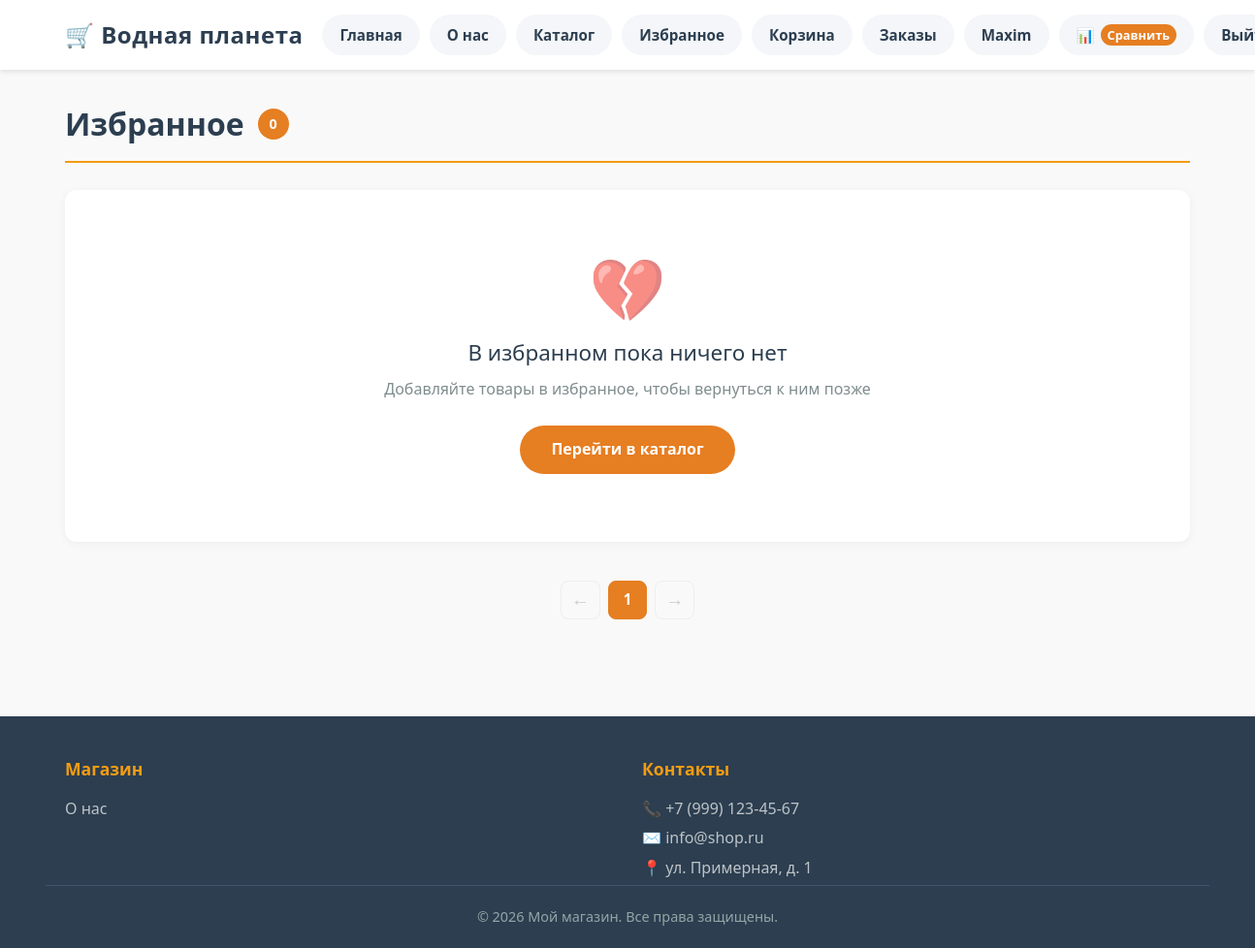
The app's page /products/favorites (signed in), older data.
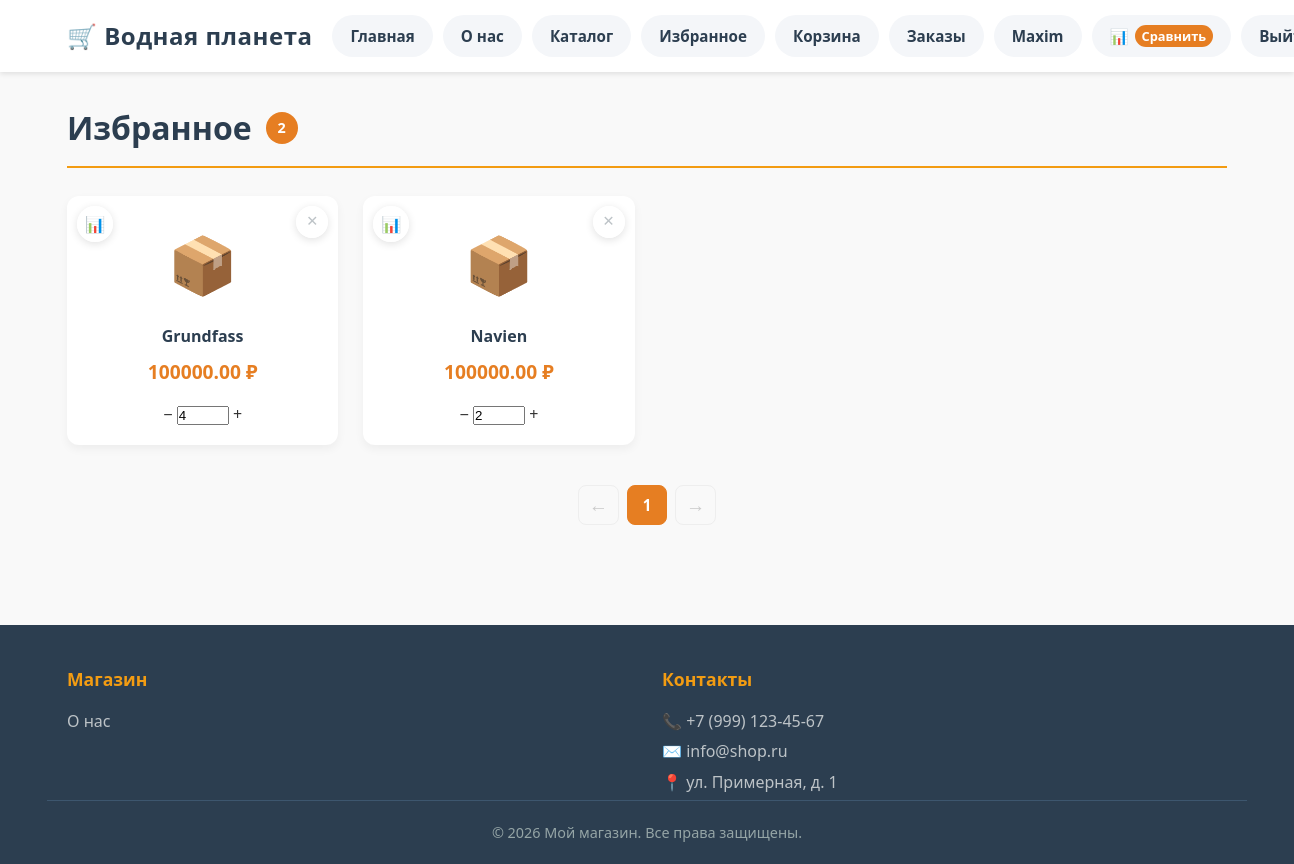
The same page, newer data.
### products/models.py (models this page shows, shortened)
class Favorites(models.Model):
	user = models.ForeignKey(User, on_delete=models.CASCADE)
	product = models.ForeignKey(Product, on_delete=models.CASCADE)
	created_timestamp = models.DateTimeField(auto_now_add=True)

class Product(models.Model):
	name = models.CharField(max_length=128, unique=True)
	image = models.ImageField(upload_to="products_media/", blank=True)
	description = models.TextField(blank=True)
	short_description = models.CharField(max_length=128, blank=True)
	price = models.DecimalField(max_digits=10, decimal_places=2)
	quantity = models.PositiveIntegerField(default=1)
	length = models.PositiveIntegerField()
	width = models.PositiveIntegerField()
	height = models.PositiveIntegerField()
	power = models.PositiveIntegerField(blank=True)
	life = models.PositiveIntegerField()
	category = models.ForeignKey(ProductCategory, on_delete=models.CASCADE)

class Baskets(models.Model):
	user = models.ForeignKey(User, on_delete=models.CASCADE)
	product = models.ForeignKey(Product, on_delete=models.CASCADE)
	quantity = models.PositiveIntegerField(default=0)
	created_timestamp = models.DateTimeField(auto_now_add=True)

### products/views.py (the view)
# urls.py: path('favorites', favorites, name='favorites'),
@login_required
def favorites(request, page_number=1):
	favoritess = Favorites.objects.filter(user=request.user)
	total_quantity = len(favoritess)
	context = {
		'title': 'Избранное',
		'total_quantity': total_quantity,
		'baskets': [basket.product for basket in Baskets.objects.filter(user=request.user)],
		'bask': Baskets.objects.filter(user=request.user),
		'comp': [compare.product for compare in Compare.objects.filter(user=request.user)],
		'compares': Compare.objects.filter(user=request.user),
	}
	favorite = Favorites.objects.filter(user=request.user)
	pagination = Paginator(favorite, 10)
	products_paginator = pagination.page(page_number)
	context.update({
		'favorites': products_paginator,
	})
	return render(request, 'products/favorite.html', context=context)

### products/templates/products/favorite.html
{% extends "products/base.html" %}
{% load static %}
{% block css %}
<link href="{% static 'css/favorite.css' %}" rel="stylesheet">
{% endblock %}
{% block content %}
<main class="main">
    <div class="container">
        <div class="favorites-header">
            <h1>Избранное</h1>
            <span class="favorites-count" id="favoritesCount">{{ total_quantity }}</span>
        </div>
        <div class="favorites-grid" id="favoritesGrid">
            {% if favorites %}
                {% for favorite in favorites %}
                <article class="favorite-card" data-id="{{ favorite.id }}">
                    <a href="{% url 'products:product_detail' favorite.product.id %}"
                       class="favorite-card__link"
                       aria-label="{{ favorite.product.name }}"></a>
                    {% if user.is_authenticated %}
                        {% if favorite.product not in comp %}
                            <a href="{% url 'products:compare_add' favorite.product.id %}" class="product-card__compare">📊</a>
                        {% else %}
                            {% for compare in compares %}
                                {% if compare.product.id == favorite.product.id %}
                                    <a href="{% url 'products:compare_readd' compare.id %}" class="product-card__compare active">📊</a>
                                {% endif %}
                            {% endfor %}
                        {% endif %}
                    {% endif %}
                    <a href="{% url 'products:favorite_delete' favorite.id %}"
                       class="favorite-remove"
                       title="Удалить из избранного">✕</a>
                    <div class="favorite-card__image">
                        {% if favorite.product.image %}
                            <img src="{{ favorite.product.image.url }}" alt="{{ favorite.product.name }}">
                        {% else %}
                            {{ favorite.product.emoji|default:"📦" }}
                        {% endif %}
                    </div>
                    <h3 class="favorite-card__title">{{ favorite.product.name }}</h3>
                    <p class="favorite-card__price">{{ favorite.product.price }} ₽</p>
                    {% if favorite.product not in baskets %}
                        <a href="{% url 'products:basket_add' favorite.product.id %}"
                           class="favorite-card__actions">
                            <button class="favorite-card__btn">В корзину</button>
                        </a>
                    {% else %}
                        <div class="quantity-control">
                            <a href="{% url 'products:basket_readd' favorite.product.id %}"
                               class="quantity-btn minus">−</a>
                            {% for prod in bask %}
                                {% if prod.product.id == favorite.product.id %}
                                    <input type="number" class="quantity-input"
                                           value="{{ prod.quantity }}"
                                           min="1" max="99" readonly>
                                {% endif %}
                            {% endfor %}
                            <a href="{% url 'products:basket_add' favorite.product.id %}"
                               class="quantity-btn plus">+</a>
                        </div>
                    {% endif %}
                </article>
                {% endfor %}
            {% else %}
                <div class="favorites-empty">
                    <div class="favorites-empty__icon">💔</div>
                    <h3>В избранном пока ничего нет</h3>
                    <p>Добавляйте товары в избранное, чтобы вернуться к ним позже</p>
                    <a href="{% url 'products:home' %}" class="favorites-empty__btn">
                        Перейти в каталог
                    </a>
                </div>
            {% endif %}
        </div>
       <div class="pagination">
        <a class="pagination__prev {% if not favorites.has_previous %} disabled {% endif %}" href="
                {% if favorites.has_previous %}
                        {% url 'products:favorite_page_number' favorites.previous_page_number %}
                {% else %}
                    #
                {% endif %}"
            tabindex="-1" aria-disabled="true">←
        </a>
        {% for page in favorites.paginator.page_range %}
        <a class="pagination__page{% if page == favorites.number %} active{% endif %}" href="
                {% url 'products:favorite_page_number' page %}">{{page}}
        </a>
        {% endfor %}
        <a class="pagination__next {% if not favorites.has_next %} disabled {% endif %}" href="
                {% if favorites.has_next %}
                    {% url 'products:favorite_page_number' favorites.next_page_number %}
                {% else %}
                    #
                {% endif %}"
            tabindex="+1" aria-disabled="true">→</a>
    </div>
    </div>
</main>
{% endblock %}

Row changes from the older to the newer data that the page shows:
added Favorites: product.emoji "📦", product.name "Grundfass", product.price "100000.00"
now on this page (row edited): Baskets: quantity "4", shown under "Grundfass"
added Favorites: product.emoji "📦", product.name "Navien", product.price "100000.00"
added Baskets: quantity "2", shown under "Navien"
Text that changed along with them:
{{ total_quantity }}: "0" → "2"
text no longer shown: "💔 В избранном пока ничего нет Добавляйте товары в избранное, чтобы вернуться к ним позже Перейти в каталог"
